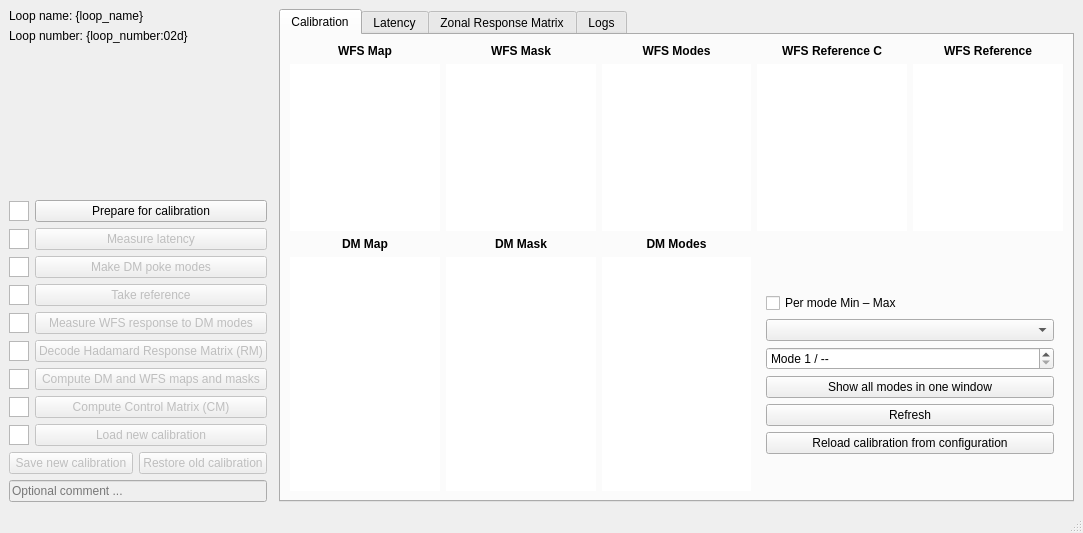
<?xml version="1.0" encoding="UTF-8"?>
<ui version="4.0">
 <class>AOCalibrationWindow</class>
 <widget class="QMainWindow" name="AOCalibrationWindow">
  <property name="geometry">
   <rect>
    <x>0</x>
    <y>0</y>
    <width>1083</width>
    <height>533</height>
   </rect>
  </property>
  <property name="windowTitle">
   <string>AO Calibration - KalAO</string>
  </property>
  <widget class="QWidget" name="centralwidget">
   <layout class="QHBoxLayout" name="horizontalLayout">
    <item>
     <layout class="QGridLayout" name="calibration_layout">
      <item row="0" column="0" colspan="2">
       <widget class="KLabel" name="calibration_loopname_label">
        <property name="text">
         <string>Loop name: {loop_name}</string>
        </property>
       </widget>
      </item>
      <item row="2" column="0" colspan="2">
       <spacer name="verticalSpacer_2">
        <property name="orientation">
         <enum>Qt::Vertical</enum>
        </property>
        <property name="sizeHint" stdset="0">
         <size>
          <width>20</width>
          <height>40</height>
         </size>
        </property>
       </spacer>
      </item>
      <item row="1" column="0" colspan="2">
       <widget class="KLabel" name="calibration_loopnumber_label">
        <property name="text">
         <string>Loop number: {loop_number:02d}</string>
        </property>
       </widget>
      </item>
      <item row="3" column="0">
       <widget class="QWidget" name="calibration_buttons_widget" native="true">
        <layout class="QGridLayout" name="gridLayout_4">
         <property name="leftMargin">
          <number>0</number>
         </property>
         <property name="topMargin">
          <number>0</number>
         </property>
         <property name="rightMargin">
          <number>0</number>
         </property>
         <property name="bottomMargin">
          <number>0</number>
         </property>
         <item row="7" column="0">
          <widget class="KStatusIndicator" name="calibration_compCM_indicator">
           <property name="sizePolicy">
            <sizepolicy hsizetype="Fixed" vsizetype="Fixed">
             <horstretch>0</horstretch>
             <verstretch>0</verstretch>
            </sizepolicy>
           </property>
           <property name="minimumSize">
            <size>
             <width>20</width>
             <height>20</height>
            </size>
           </property>
           <property name="maximumSize">
            <size>
             <width>20</width>
             <height>20</height>
            </size>
           </property>
           <property name="cursor" stdset="0">
            <cursorShape>WhatsThisCursor</cursorShape>
           </property>
          </widget>
         </item>
         <item row="6" column="1">
          <widget class="QPushButton" name="calibration_RMmkmask_button">
           <property name="enabled">
            <bool>false</bool>
           </property>
           <property name="text">
            <string>Compute DM and WFS maps and masks</string>
           </property>
          </widget>
         </item>
         <item row="6" column="0">
          <widget class="KStatusIndicator" name="calibration_RMmkmask_indicator">
           <property name="sizePolicy">
            <sizepolicy hsizetype="Fixed" vsizetype="Fixed">
             <horstretch>0</horstretch>
             <verstretch>0</verstretch>
            </sizepolicy>
           </property>
           <property name="minimumSize">
            <size>
             <width>20</width>
             <height>20</height>
            </size>
           </property>
           <property name="maximumSize">
            <size>
             <width>20</width>
             <height>20</height>
            </size>
           </property>
           <property name="cursor" stdset="0">
            <cursorShape>WhatsThisCursor</cursorShape>
           </property>
          </widget>
         </item>
         <item row="5" column="0">
          <widget class="KStatusIndicator" name="calibration_RMHdecode_indicator">
           <property name="sizePolicy">
            <sizepolicy hsizetype="Fixed" vsizetype="Fixed">
             <horstretch>0</horstretch>
             <verstretch>0</verstretch>
            </sizepolicy>
           </property>
           <property name="minimumSize">
            <size>
             <width>20</width>
             <height>20</height>
            </size>
           </property>
           <property name="maximumSize">
            <size>
             <width>20</width>
             <height>20</height>
            </size>
           </property>
           <property name="cursor" stdset="0">
            <cursorShape>WhatsThisCursor</cursorShape>
           </property>
          </widget>
         </item>
         <item row="3" column="0">
          <widget class="KStatusIndicator" name="calibration_takeref_indicator">
           <property name="sizePolicy">
            <sizepolicy hsizetype="Fixed" vsizetype="Fixed">
             <horstretch>0</horstretch>
             <verstretch>0</verstretch>
            </sizepolicy>
           </property>
           <property name="minimumSize">
            <size>
             <width>20</width>
             <height>20</height>
            </size>
           </property>
           <property name="maximumSize">
            <size>
             <width>20</width>
             <height>20</height>
            </size>
           </property>
           <property name="cursor" stdset="0">
            <cursorShape>WhatsThisCursor</cursorShape>
           </property>
          </widget>
         </item>
         <item row="8" column="1">
          <widget class="QPushButton" name="calibration_load_button">
           <property name="enabled">
            <bool>false</bool>
           </property>
           <property name="text">
            <string>Load new calibration</string>
           </property>
          </widget>
         </item>
         <item row="1" column="1">
          <widget class="QPushButton" name="calibration_mlat_button">
           <property name="enabled">
            <bool>false</bool>
           </property>
           <property name="sizePolicy">
            <sizepolicy hsizetype="Minimum" vsizetype="Minimum">
             <horstretch>0</horstretch>
             <verstretch>0</verstretch>
            </sizepolicy>
           </property>
           <property name="text">
            <string>Measure latency</string>
           </property>
          </widget>
         </item>
         <item row="7" column="1">
          <widget class="QPushButton" name="calibration_compCM_button">
           <property name="enabled">
            <bool>false</bool>
           </property>
           <property name="text">
            <string>Compute Control Matrix (CM)</string>
           </property>
          </widget>
         </item>
         <item row="4" column="0">
          <widget class="KStatusIndicator" name="calibration_acqlinResp_indicator">
           <property name="sizePolicy">
            <sizepolicy hsizetype="Fixed" vsizetype="Fixed">
             <horstretch>0</horstretch>
             <verstretch>0</verstretch>
            </sizepolicy>
           </property>
           <property name="minimumSize">
            <size>
             <width>20</width>
             <height>20</height>
            </size>
           </property>
           <property name="maximumSize">
            <size>
             <width>20</width>
             <height>20</height>
            </size>
           </property>
           <property name="cursor" stdset="0">
            <cursorShape>WhatsThisCursor</cursorShape>
           </property>
          </widget>
         </item>
         <item row="2" column="1">
          <widget class="QPushButton" name="calibration_mkDMpokemodes_button">
           <property name="enabled">
            <bool>false</bool>
           </property>
           <property name="text">
            <string>Make DM poke modes</string>
           </property>
          </widget>
         </item>
         <item row="3" column="1">
          <widget class="QPushButton" name="calibration_takeref_button">
           <property name="enabled">
            <bool>false</bool>
           </property>
           <property name="text">
            <string>Take reference</string>
           </property>
          </widget>
         </item>
         <item row="5" column="1">
          <widget class="QPushButton" name="calibration_RMHdecode_button">
           <property name="enabled">
            <bool>false</bool>
           </property>
           <property name="text">
            <string>Decode Hadamard Response Matrix (RM)</string>
           </property>
          </widget>
         </item>
         <item row="0" column="0">
          <widget class="KStatusIndicator" name="calibration_prepare_indicator">
           <property name="sizePolicy">
            <sizepolicy hsizetype="Fixed" vsizetype="Fixed">
             <horstretch>0</horstretch>
             <verstretch>0</verstretch>
            </sizepolicy>
           </property>
           <property name="minimumSize">
            <size>
             <width>20</width>
             <height>20</height>
            </size>
           </property>
           <property name="maximumSize">
            <size>
             <width>20</width>
             <height>20</height>
            </size>
           </property>
           <property name="cursor" stdset="0">
            <cursorShape>WhatsThisCursor</cursorShape>
           </property>
          </widget>
         </item>
         <item row="0" column="1">
          <widget class="QPushButton" name="calibration_prepare_button">
           <property name="text">
            <string>Prepare for calibration</string>
           </property>
          </widget>
         </item>
         <item row="4" column="1">
          <widget class="QPushButton" name="calibration_acqlinResp_button">
           <property name="enabled">
            <bool>false</bool>
           </property>
           <property name="text">
            <string>Measure WFS response to DM modes</string>
           </property>
          </widget>
         </item>
         <item row="8" column="0">
          <widget class="KStatusIndicator" name="calibration_load_indicator">
           <property name="sizePolicy">
            <sizepolicy hsizetype="Fixed" vsizetype="Fixed">
             <horstretch>0</horstretch>
             <verstretch>0</verstretch>
            </sizepolicy>
           </property>
           <property name="minimumSize">
            <size>
             <width>20</width>
             <height>20</height>
            </size>
           </property>
           <property name="maximumSize">
            <size>
             <width>20</width>
             <height>20</height>
            </size>
           </property>
           <property name="cursor" stdset="0">
            <cursorShape>WhatsThisCursor</cursorShape>
           </property>
          </widget>
         </item>
         <item row="2" column="0">
          <widget class="KStatusIndicator" name="calibration_mkDMpokemodes_indicator">
           <property name="sizePolicy">
            <sizepolicy hsizetype="Fixed" vsizetype="Fixed">
             <horstretch>0</horstretch>
             <verstretch>0</verstretch>
            </sizepolicy>
           </property>
           <property name="minimumSize">
            <size>
             <width>20</width>
             <height>20</height>
            </size>
           </property>
           <property name="maximumSize">
            <size>
             <width>20</width>
             <height>20</height>
            </size>
           </property>
           <property name="cursor" stdset="0">
            <cursorShape>WhatsThisCursor</cursorShape>
           </property>
          </widget>
         </item>
         <item row="1" column="0">
          <widget class="KStatusIndicator" name="calibration_mlat_indicator">
           <property name="sizePolicy">
            <sizepolicy hsizetype="Fixed" vsizetype="Fixed">
             <horstretch>0</horstretch>
             <verstretch>0</verstretch>
            </sizepolicy>
           </property>
           <property name="minimumSize">
            <size>
             <width>20</width>
             <height>20</height>
            </size>
           </property>
           <property name="maximumSize">
            <size>
             <width>20</width>
             <height>20</height>
            </size>
           </property>
           <property name="cursor" stdset="0">
            <cursorShape>WhatsThisCursor</cursorShape>
           </property>
          </widget>
         </item>
         <item row="9" column="0" colspan="2">
          <widget class="QWidget" name="calibration_save_restore_widget" native="true">
           <property name="enabled">
            <bool>false</bool>
           </property>
           <layout class="QGridLayout" name="gridLayout_7">
            <property name="leftMargin">
             <number>0</number>
            </property>
            <property name="topMargin">
             <number>0</number>
            </property>
            <property name="rightMargin">
             <number>0</number>
            </property>
            <property name="bottomMargin">
             <number>0</number>
            </property>
            <item row="0" column="1">
             <widget class="QPushButton" name="calibration_restore_button">
              <property name="text">
               <string>Restore old calibration</string>
              </property>
             </widget>
            </item>
            <item row="0" column="0">
             <widget class="QPushButton" name="calibration_save_button">
              <property name="text">
               <string>Save new calibration</string>
              </property>
             </widget>
            </item>
            <item row="1" column="0" colspan="2">
             <widget class="QLineEdit" name="calibration_comment_lineedit">
              <property name="placeholderText">
               <string>Optional comment ...</string>
              </property>
             </widget>
            </item>
           </layout>
          </widget>
         </item>
        </layout>
       </widget>
      </item>
     </layout>
    </item>
    <item>
     <widget class="QTabWidget" name="tabWidget">
      <property name="currentIndex">
       <number>0</number>
      </property>
      <widget class="QWidget" name="calibration_tab">
       <attribute name="title">
        <string>Calibration</string>
       </attribute>
       <layout class="QGridLayout" name="gridLayout_2">
        <item row="2" column="0">
         <widget class="QLabel" name="dmmap_label">
          <property name="font">
           <font>
            <bold>true</bold>
           </font>
          </property>
          <property name="text">
           <string>DM Map</string>
          </property>
          <property name="alignment">
           <set>Qt::AlignCenter</set>
          </property>
         </widget>
        </item>
        <item row="0" column="3">
         <widget class="QLabel" name="wfsrefc_label">
          <property name="font">
           <font>
            <bold>true</bold>
           </font>
          </property>
          <property name="text">
           <string>WFS Reference C</string>
          </property>
          <property name="alignment">
           <set>Qt::AlignCenter</set>
          </property>
         </widget>
        </item>
        <item row="1" column="0">
         <widget class="KGraphicsView" name="wfsmap_view">
          <property name="frameShape">
           <enum>QFrame::NoFrame</enum>
          </property>
         </widget>
        </item>
        <item row="1" column="3">
         <widget class="KGraphicsView" name="wfsrefc_view">
          <property name="frameShape">
           <enum>QFrame::NoFrame</enum>
          </property>
         </widget>
        </item>
        <item row="1" column="1">
         <widget class="KGraphicsView" name="wfsmask_view">
          <property name="frameShape">
           <enum>QFrame::NoFrame</enum>
          </property>
         </widget>
        </item>
        <item row="0" column="4">
         <widget class="QLabel" name="wfsrerf_label">
          <property name="font">
           <font>
            <bold>true</bold>
           </font>
          </property>
          <property name="text">
           <string>WFS Reference</string>
          </property>
          <property name="alignment">
           <set>Qt::AlignCenter</set>
          </property>
         </widget>
        </item>
        <item row="0" column="1">
         <widget class="QLabel" name="wfsmask_label">
          <property name="font">
           <font>
            <bold>true</bold>
           </font>
          </property>
          <property name="text">
           <string>WFS Mask</string>
          </property>
          <property name="alignment">
           <set>Qt::AlignCenter</set>
          </property>
         </widget>
        </item>
        <item row="1" column="2">
         <widget class="KGraphicsView" name="modesWFS_view">
          <property name="frameShape">
           <enum>QFrame::NoFrame</enum>
          </property>
         </widget>
        </item>
        <item row="0" column="2">
         <widget class="QLabel" name="modesWFS_label">
          <property name="font">
           <font>
            <bold>true</bold>
           </font>
          </property>
          <property name="text">
           <string>WFS Modes</string>
          </property>
          <property name="alignment">
           <set>Qt::AlignCenter</set>
          </property>
         </widget>
        </item>
        <item row="1" column="4">
         <widget class="KGraphicsView" name="wfsref_view">
          <property name="frameShape">
           <enum>QFrame::NoFrame</enum>
          </property>
         </widget>
        </item>
        <item row="0" column="0">
         <widget class="QLabel" name="wfsmap_label">
          <property name="font">
           <font>
            <bold>true</bold>
           </font>
          </property>
          <property name="text">
           <string>WFS Map</string>
          </property>
          <property name="alignment">
           <set>Qt::AlignCenter</set>
          </property>
         </widget>
        </item>
        <item row="3" column="0">
         <widget class="KGraphicsView" name="dmmap_view">
          <property name="frameShape">
           <enum>QFrame::NoFrame</enum>
          </property>
         </widget>
        </item>
        <item row="2" column="1">
         <widget class="QLabel" name="dmmask_label">
          <property name="font">
           <font>
            <bold>true</bold>
           </font>
          </property>
          <property name="text">
           <string>DM Mask</string>
          </property>
          <property name="alignment">
           <set>Qt::AlignCenter</set>
          </property>
         </widget>
        </item>
        <item row="3" column="1">
         <widget class="KGraphicsView" name="dmmask_view">
          <property name="frameShape">
           <enum>QFrame::NoFrame</enum>
          </property>
         </widget>
        </item>
        <item row="3" column="2">
         <widget class="KGraphicsView" name="DMmodes_view">
          <property name="frameShape">
           <enum>QFrame::NoFrame</enum>
          </property>
         </widget>
        </item>
        <item row="2" column="2">
         <widget class="QLabel" name="DMmodes_label">
          <property name="font">
           <font>
            <bold>true</bold>
           </font>
          </property>
          <property name="text">
           <string>DM Modes</string>
          </property>
          <property name="alignment">
           <set>Qt::AlignCenter</set>
          </property>
         </widget>
        </item>
        <item row="3" column="3" colspan="2">
         <widget class="QWidget" name="modes_widget" native="true">
          <layout class="QVBoxLayout" name="verticalLayout_2">
           <item>
            <spacer name="verticalSpacer">
             <property name="orientation">
              <enum>Qt::Vertical</enum>
             </property>
             <property name="sizeHint" stdset="0">
              <size>
               <width>20</width>
               <height>40</height>
              </size>
             </property>
            </spacer>
           </item>
           <item>
            <widget class="QCheckBox" name="minmax_checkbox">
             <property name="text">
              <string>Per mode Min – Max</string>
             </property>
            </widget>
           </item>
           <item>
            <widget class="QComboBox" name="calib_combobox"/>
           </item>
           <item>
            <widget class="QSpinBox" name="mode_spinbox">
             <property name="keyboardTracking">
              <bool>false</bool>
             </property>
             <property name="suffix">
              <string> / --</string>
             </property>
             <property name="prefix">
              <string>Mode </string>
             </property>
             <property name="minimum">
              <number>1</number>
             </property>
             <property name="maximum">
              <number>9999</number>
             </property>
            </widget>
           </item>
           <item>
            <widget class="QPushButton" name="all_modes_button">
             <property name="text">
              <string>Show all modes in one window</string>
             </property>
            </widget>
           </item>
           <item>
            <widget class="QPushButton" name="refresh_button">
             <property name="text">
              <string>Refresh</string>
             </property>
            </widget>
           </item>
           <item>
            <widget class="QPushButton" name="reload_button">
             <property name="text">
              <string>Reload calibration from configuration</string>
             </property>
            </widget>
           </item>
           <item>
            <spacer name="verticalSpacer_3">
             <property name="orientation">
              <enum>Qt::Vertical</enum>
             </property>
             <property name="sizeHint" stdset="0">
              <size>
               <width>20</width>
               <height>40</height>
              </size>
             </property>
            </spacer>
           </item>
          </layout>
         </widget>
        </item>
       </layout>
      </widget>
      <widget class="QWidget" name="latency_tab">
       <attribute name="title">
        <string>Latency</string>
       </attribute>
       <layout class="QGridLayout" name="gridLayout_3" columnstretch="0,1">
        <item row="1" column="0">
         <widget class="QLabel" name="latency_framerate_label">
          <property name="text">
           <string>Framerate</string>
          </property>
          <property name="alignment">
           <set>Qt::AlignRight|Qt::AlignTrailing|Qt::AlignVCenter</set>
          </property>
         </widget>
        </item>
        <item row="2" column="0">
         <widget class="QLabel" name="latency_frames_label">
          <property name="text">
           <string>Latency</string>
          </property>
          <property name="alignment">
           <set>Qt::AlignRight|Qt::AlignTrailing|Qt::AlignVCenter</set>
          </property>
         </widget>
        </item>
        <item row="1" column="1">
         <widget class="KNaNDoubleSpinbox" name="latency_framerate_spinbox">
          <property name="readOnly">
           <bool>true</bool>
          </property>
          <property name="buttonSymbols">
           <enum>QAbstractSpinBox::NoButtons</enum>
          </property>
          <property name="suffix">
           <string> Hz</string>
          </property>
          <property name="maximum">
           <double>10000.000000000000000</double>
          </property>
         </widget>
        </item>
        <item row="2" column="1">
         <widget class="KNaNDoubleSpinbox" name="latency_frames_spinbox">
          <property name="readOnly">
           <bool>true</bool>
          </property>
          <property name="buttonSymbols">
           <enum>QAbstractSpinBox::NoButtons</enum>
          </property>
          <property name="suffix">
           <string> frames</string>
          </property>
          <property name="maximum">
           <double>100.000000000000000</double>
          </property>
         </widget>
        </item>
        <item row="0" column="0" colspan="2">
         <widget class="KChartView" name="latency_plot"/>
        </item>
       </layout>
      </widget>
      <widget class="QWidget" name="zRM_tab">
       <attribute name="title">
        <string>Zonal Response Matrix</string>
       </attribute>
       <layout class="QGridLayout" name="gridLayout" columnstretch="1,0">
        <item row="1" column="0">
         <widget class="QSpinBox" name="zRM_poke_spinbox">
          <property name="keyboardTracking">
           <bool>false</bool>
          </property>
          <property name="suffix">
           <string> / --</string>
          </property>
          <property name="prefix">
           <string>Poke </string>
          </property>
          <property name="minimum">
           <number>1</number>
          </property>
          <property name="maximum">
           <number>9999</number>
          </property>
         </widget>
        </item>
        <item row="0" column="0" colspan="2">
         <widget class="KGraphicsView" name="zRM_view">
          <property name="frameShape">
           <enum>QFrame::NoFrame</enum>
          </property>
         </widget>
        </item>
        <item row="3" column="0" colspan="2">
         <widget class="QCheckBox" name="zRM_minmax_checkbox">
          <property name="text">
           <string>Per poke Min – Max</string>
          </property>
         </widget>
        </item>
        <item row="1" column="1">
         <widget class="QPushButton" name="zRM_play_button">
          <property name="text">
           <string>⏯ Play / Pause</string>
          </property>
          <property name="checkable">
           <bool>true</bool>
          </property>
         </widget>
        </item>
       </layout>
      </widget>
      <widget class="QWidget" name="logs_tab">
       <attribute name="title">
        <string>Logs</string>
       </attribute>
       <layout class="QVBoxLayout" name="verticalLayout_3">
        <item>
         <widget class="QPlainTextEdit" name="calibration_textedit">
          <property name="palette">
           <palette>
            <active>
             <colorrole role="Text">
              <brush brushstyle="SolidPattern">
               <color alpha="255">
                <red>252</red>
                <green>252</green>
                <blue>252</blue>
               </color>
              </brush>
             </colorrole>
             <colorrole role="Base">
              <brush brushstyle="SolidPattern">
               <color alpha="255">
                <red>35</red>
                <green>38</green>
                <blue>39</blue>
               </color>
              </brush>
             </colorrole>
             <colorrole role="PlaceholderText">
              <brush brushstyle="SolidPattern">
               <color alpha="255">
                <red>176</red>
                <green>176</green>
                <blue>176</blue>
               </color>
              </brush>
             </colorrole>
            </active>
            <inactive>
             <colorrole role="Text">
              <brush brushstyle="SolidPattern">
               <color alpha="255">
                <red>252</red>
                <green>252</green>
                <blue>252</blue>
               </color>
              </brush>
             </colorrole>
             <colorrole role="Base">
              <brush brushstyle="SolidPattern">
               <color alpha="255">
                <red>35</red>
                <green>38</green>
                <blue>39</blue>
               </color>
              </brush>
             </colorrole>
             <colorrole role="PlaceholderText">
              <brush brushstyle="SolidPattern">
               <color alpha="255">
                <red>176</red>
                <green>176</green>
                <blue>176</blue>
               </color>
              </brush>
             </colorrole>
            </inactive>
            <disabled>
             <colorrole role="Text">
              <brush brushstyle="SolidPattern">
               <color alpha="255">
                <red>252</red>
                <green>252</green>
                <blue>252</blue>
               </color>
              </brush>
             </colorrole>
             <colorrole role="Base">
              <brush brushstyle="SolidPattern">
               <color alpha="255">
                <red>35</red>
                <green>38</green>
                <blue>39</blue>
               </color>
              </brush>
             </colorrole>
             <colorrole role="PlaceholderText">
              <brush brushstyle="SolidPattern">
               <color alpha="255">
                <red>176</red>
                <green>176</green>
                <blue>176</blue>
               </color>
              </brush>
             </colorrole>
            </disabled>
           </palette>
          </property>
          <property name="font">
           <font>
            <family>Noto Sans Mono</family>
           </font>
          </property>
          <property name="lineWrapMode">
           <enum>QPlainTextEdit::NoWrap</enum>
          </property>
          <property name="readOnly">
           <bool>true</bool>
          </property>
          <property name="cursorWidth">
           <number>0</number>
          </property>
          <property name="placeholderText">
           <string>Logs will appear here ...</string>
          </property>
         </widget>
        </item>
       </layout>
      </widget>
     </widget>
    </item>
   </layout>
  </widget>
  <widget class="QMenuBar" name="menubar">
   <property name="geometry">
    <rect>
     <x>0</x>
     <y>0</y>
     <width>1083</width>
     <height>23</height>
    </rect>
   </property>
  </widget>
  <widget class="QStatusBar" name="statusbar"/>
 </widget>
 <customwidgets>
  <customwidget>
   <class>KStatusIndicator</class>
   <extends>QGraphicsView</extends>
   <header>kalao</header>
  </customwidget>
  <customwidget>
   <class>KLabel</class>
   <extends>QLabel</extends>
   <header>kalao</header>
  </customwidget>
  <customwidget>
   <class>KGraphicsView</class>
   <extends>QGraphicsView</extends>
   <header>kalao</header>
  </customwidget>
  <customwidget>
   <class>KChartView</class>
   <extends>QGraphicsView</extends>
   <header>kalao</header>
  </customwidget>
  <customwidget>
   <class>KNaNDoubleSpinbox</class>
   <extends>QDoubleSpinBox</extends>
   <header>kalao</header>
  </customwidget>
 </customwidgets>
 <resources/>
 <connections/>
</ui>
